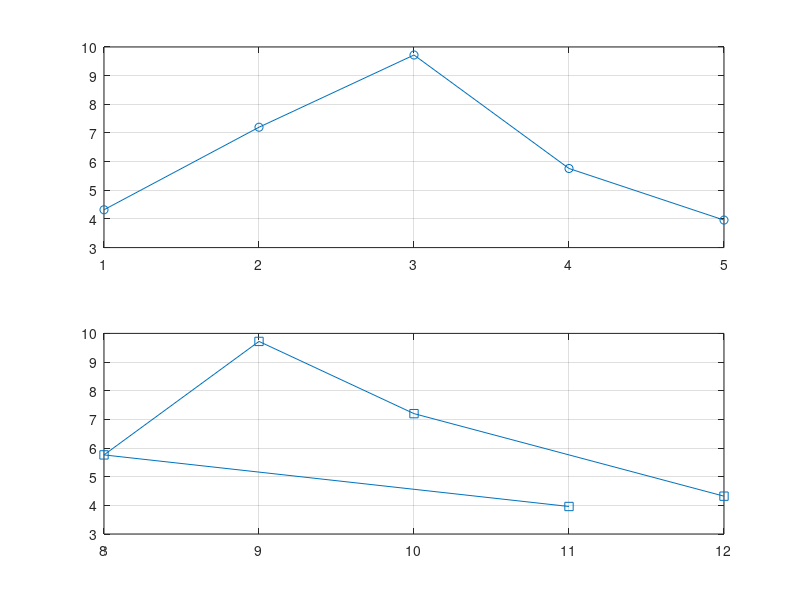

Write MATLAB code to recreate this figure.
clc; clear; close all;
rb_bw=180e3; users=1:5;
alloc_RB=[12 10 9 8 11]; mod_eff=[2 4 6 4 2];
throughput=(alloc_RB.*rb_bw.*mod_eff)/1e6;
subplot(2,1,1); plot(users,throughput,'-o'); grid on
subplot(2,1,2); plot(alloc_RB,throughput,'-s'); grid on
